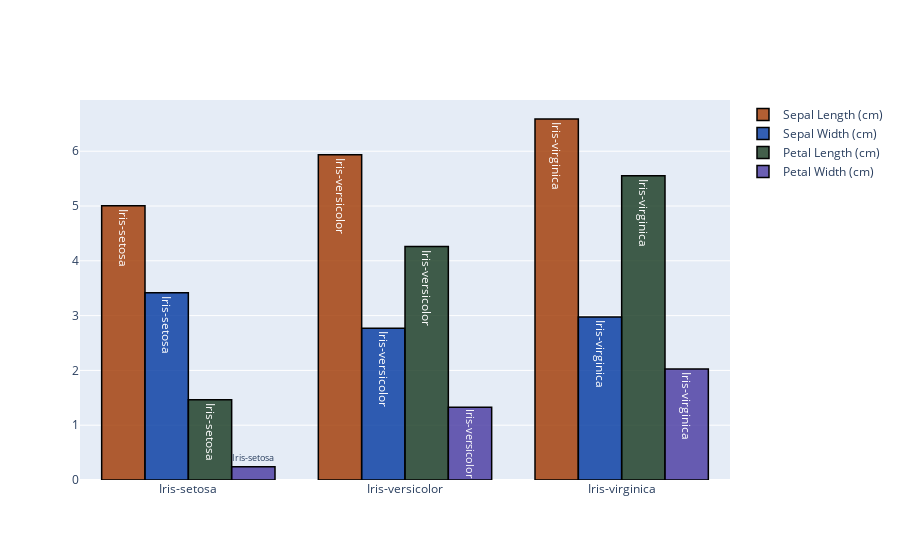

Notebook code cell kept with this figure:
### Markdown cell above
## Bar graph

### Code cell
from plotly.offline import init_notebook_mode, iplot

d1 = df.groupby(df.Species).mean()
d1['Species'] = d1.index

t1 = go.Bar(
            x = d1.Species,
            y = d1.sepallentgth,
            name = "Sepal Length (cm)",
            marker = dict(color = 'rgba(160, 55, 0, 0.8)', line = dict(color = 'rgb(0,0,0)', width = 1.5)),
            text = d1.Species
)

t2 = go.Bar(
            x = d1.Species,
            y = d1.sepalwidth,
            name = "Sepal Width (cm)",
            marker = dict(color = 'rgba(0, 55, 160, 0.8)', line = dict(color = 'rgb(0,0,0)', width = 1.5)),
            text = d1.Species
)

t3 = go.Bar(
            x = d1.Species,
            y = d1.petallength,
            name = "Petal Length (cm)",
            marker = dict(color = 'rgba(20, 55, 30, 0.8)', line = dict(color = 'rgb(0,0,0)', width = 1.5)),
            text = d1.Species
)

t4 = go.Bar(
            x = d1.Species,
            y = d1.petalwidth,
            name = "Petal Width (cm)",
            marker = dict(color = 'rgba(70, 55, 160, 0.8)', line = dict(color = 'rgb(0,0,0)', width = 1.5)),
            text = d1.Species
)

b = [t1,t2,t3,t4]
layout_bar = go.Layout(barmode = "group")
fig_bar = go.Figure(data = b, layout = layout_bar)
iplot(fig_bar)

### Figure 1 — Plotly figure (JSON) as saved in the notebook; plotly's stock layout.template omitted (floating-point values rounded to 4 significant figures)
{"data": [{"marker": {"color": "rgba(160, 55, 0, 0.8)", "line": {"color": "rgb(0,0,0)", "width": 1.5}}, "name": "Sepal Length (cm)", "text": ["Iris-setosa", "Iris-versicolor", "Iris-virginica"], "type": "bar", "x": ["Iris-setosa", "Iris-versicolor", "Iris-virginica"], "y": [5.006, 5.936, 6.588]}, {"marker": {"color": "rgba(0, 55, 160, 0.8)", "line": {"color": "rgb(0,0,0)", "width": 1.5}}, "name": "Sepal Width (cm)", "text": ["Iris-setosa", "Iris-versicolor", "Iris-virginica"], "type": "bar", "x": ["Iris-setosa", "Iris-versicolor", "Iris-virginica"], "y": [3.418, 2.77, 2.974]}, {"marker": {"color": "rgba(20, 55, 30, 0.8)", "line": {"color": "rgb(0,0,0)", "width": 1.5}}, "name": "Petal Length (cm)", "text": ["Iris-setosa", "Iris-versicolor", "Iris-virginica"], "type": "bar", "x": ["Iris-setosa", "Iris-versicolor", "Iris-virginica"], "y": [1.464, 4.26, 5.552]}, {"marker": {"color": "rgba(70, 55, 160, 0.8)", "line": {"color": "rgb(0,0,0)", "width": 1.5}}, "name": "Petal Width (cm)", "text": ["Iris-setosa", "Iris-versicolor", "Iris-virginica"], "type": "bar", "x": ["Iris-setosa", "Iris-versicolor", "Iris-virginica"], "y": [0.244, 1.326, 2.026]}], "layout": {"barmode": "group"}}
